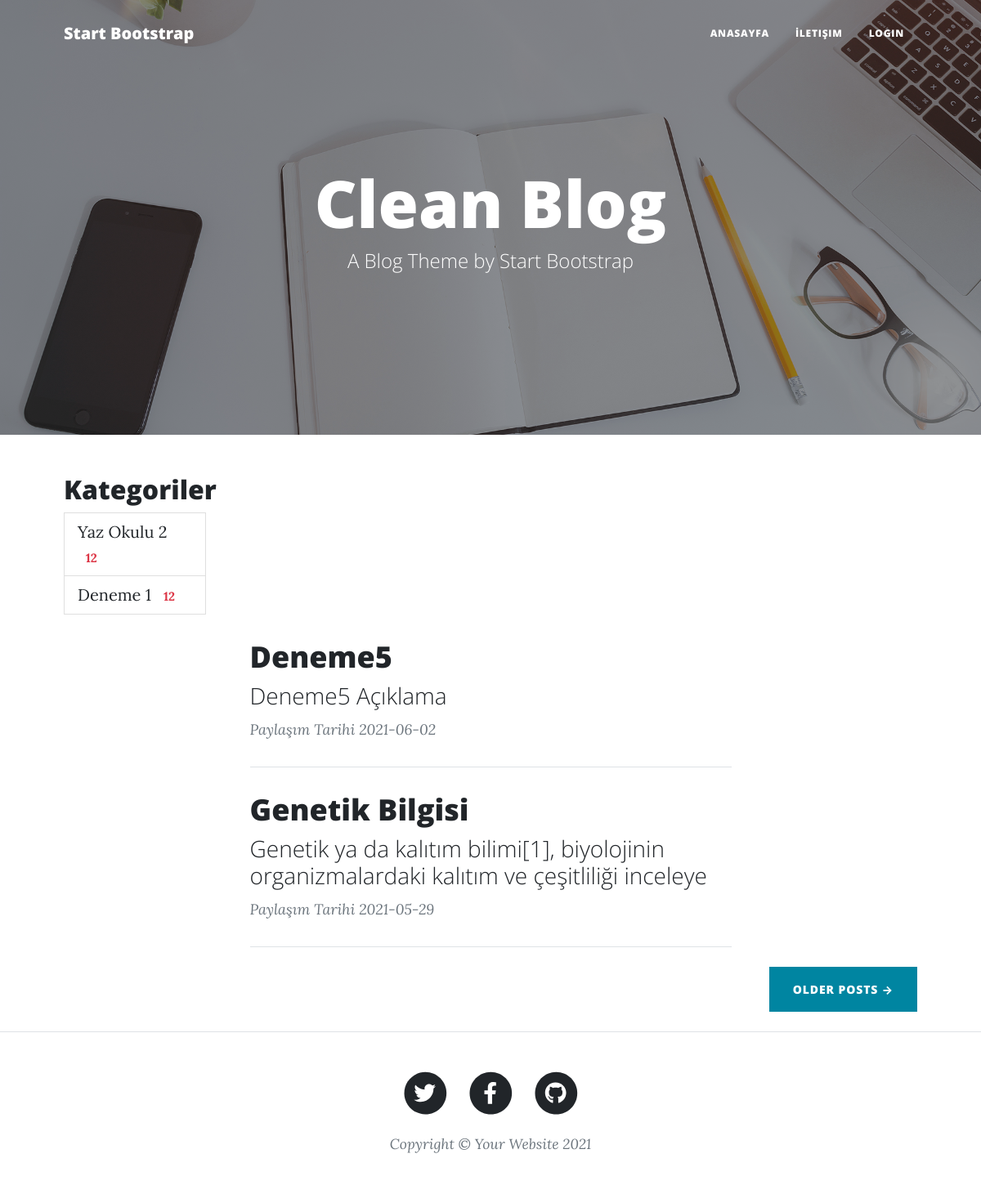
The page / on the database its author committed.
### tables this page shows
CREATE TABLE `kategori` (
  `id` int(11) NOT NULL,
  `name` varchar(250) NOT NULL,
  `kasef` varchar(250) NOT NULL
);

CREATE TABLE `duyurular` (
  `duyuru_id` int(11) NOT NULL,
  `baslik` varchar(250) NOT NULL,
  `aciklama` longtext NOT NULL,
  `tarih` varchar(250) NOT NULL,
  `link` varchar(250) NOT NULL,
  `tiksayisi` int(250) NOT NULL
);

### application/controllers/Anasayfa.php (called while the page is built, shortened)
<?php
class Anasayfa extends CI_Controller {
	public function index()
	{
		$this->load->model('Vt');
		$rows=$this->Vt->duyuruCek();
            $datas=$this->Vt->kategoriCek();
		$this->load->view('anasayfa',compact('rows','datas'));
	}
}

### index.php (called while the page is built, shortened)
<?php
require_once BASEPATH.'core/CodeIgniter.php';

### application/models/Vt.php (called while the page is built, shortened)
<?php
class Vt extends CI_Model{
    function duyuruCek()
    {
        $result=$this->db->select('*')
        ->from('duyurular')
        ->order_by('duyuru_id','desc')
        ->get()
        ->result();
        return $result;
    }
     function kategoriCek()
    {
        $result=$this->db->select('*')
        ->from('kategori')
        ->get()
        ->result();
        return $result;
    }
}

### application/views/anasayfa.php (the view, shortened to what this page needs)
<?php $this->load->view('include/header');?>
        <header class="masthead" style="background-image: url('<?php echo base_url('assets/fronted/');?>img/home-bg.jpg')">
            <div class="container position-relative px-4 px-lg-5">
                <div class="row gx-4 gx-lg-5 justify-content-center">
                    <div class="col-md-10 col-lg-8 col-xl-7">
                        <div class="site-heading">
                            <h1>Clean Blog</h1>
                            <span class="subheading">A Blog Theme by Start Bootstrap</span>
                        </div>
                    </div>
                </div>
            </div>
        </header>
        <div class="container px-4 px-lg-5">
            <div class="col-lg-2">
            <h2 align="left">Kategoriler</h2>
            <ul class="list-group">
                <?php foreach($datas as $data):?>
                <li class="list-group-item"><?php echo $data->name;?> <span class="badge badge-secondary text-danger">12</span></li>
              <?php endforeach; ?>
            </ul>
        </div>
            <div class="row gx-4 gx-lg-5 justify-content-center">
                <div class="col-md-10 col-lg-8 col-xl-7">
                    <?php foreach($rows as $row):?>
                    <div class="post-preview">
                        <a href="<?php echo base_url('duyuru/'); echo ''.$row->duyuru_id  ?>">
                            <h2 class="post-title"><?php echo $row->baslik; ?></h2>
                            <h3 class="post-subtitle"><?php
                            $txt=substr($row->aciklama, 0,100);
                             echo  $txt; ?></h3>
                        </a>
                        <p class="post-meta">
                           Paylaşım Tarihi
                           <?php echo $row->tarih; ?>
                        </p>
                    </div>
                    <hr class="my-4" />
                <?php endforeach ?>
                    </div>
                    <div class="d-flex justify-content-end mb-4"><a class="btn btn-primary text-uppercase" href="#!">Older Posts →</a></div>
                </div>
            </div>
<?php $this->load->view('include/footer');?>

### application/views/include/header.php (shortened to what this page needs)
<!DOCTYPE html>
<html lang="en">
    <head>
        <link href="<?php echo base_url('assets/fronted/');?>css/styles.css" rel="stylesheet" />
    </head>
    <body>
        <nav class="navbar navbar-expand-lg navbar-light" id="mainNav">
            <div class="container px-4 px-lg-5">
                <a class="navbar-brand" href="index.html">Start Bootstrap</a>
                <div class="collapse navbar-collapse" id="navbarResponsive">
                    <ul class="navbar-nav ms-auto py-4 py-lg-0">
                        <li class="nav-item"><a class="nav-link px-lg-3 py-3 py-lg-4" href="<?php echo base_url('anasayfa');?>">Anasayfa</a></li>
                        <li class="nav-item"><a class="nav-link px-lg-3 py-3 py-lg-4" href="<?php echo base_url('iletisim');?>">İletişim</a></li>
                        <li class="nav-item"><a class="nav-link px-lg-3 py-3 py-lg-4" href="<?php echo  base_url('login');?>">Login</a></li>
                    </ul>
                </div>
            </div>
        </nav>

### application/views/include/footer.php (shortened to what this page needs)
        <footer class="border-top">
            <div class="container px-4 px-lg-5">
                <div class="row gx-4 gx-lg-5 justify-content-center">
                    <div class="col-md-10 col-lg-8 col-xl-7">
                        <ul class="list-inline text-center">
                            <li class="list-inline-item">
                                <a href="#!">
                                    <span class="fa-stack fa-lg">
                                        <i class="fas fa-circle fa-stack-2x"></i>
                                        <i class="fab fa-twitter fa-stack-1x fa-inverse"></i>
                                    </span>
                                </a>
                            </li>
                            <li class="list-inline-item">
                                <a href="#!">
                                    <span class="fa-stack fa-lg">
                                        <i class="fas fa-circle fa-stack-2x"></i>
                                        <i class="fab fa-facebook-f fa-stack-1x fa-inverse"></i>
                                    </span>
                                </a>
                            </li>
                            <li class="list-inline-item">
                                <a href="#!">
                                    <span class="fa-stack fa-lg">
                                        <i class="fas fa-circle fa-stack-2x"></i>
                                        <i class="fab fa-github fa-stack-1x fa-inverse"></i>
                                    </span>
                                </a>
                            </li>
                        </ul>
                        <div class="small text-center text-muted fst-italic">Copyright &copy; Your Website 2021</div>
                    </div>
                </div>
            </div>
        </footer>
    </body>
</html>

### rows shown on the page
kategori: name "Yaz Okulu 2"
kategori: name "Deneme 1"
duyurular: baslik "Deneme5", aciklama "Deneme5 Açıklama", tarih "2021-06-02"
duyurular: baslik "Genetik Bilgisi", aciklama "Genetik ya da kalıtım bilimi[1], biyolojinin organizmalardaki kalıtım ve çeşitliliği inceleye", tarih "2021-05-29"
